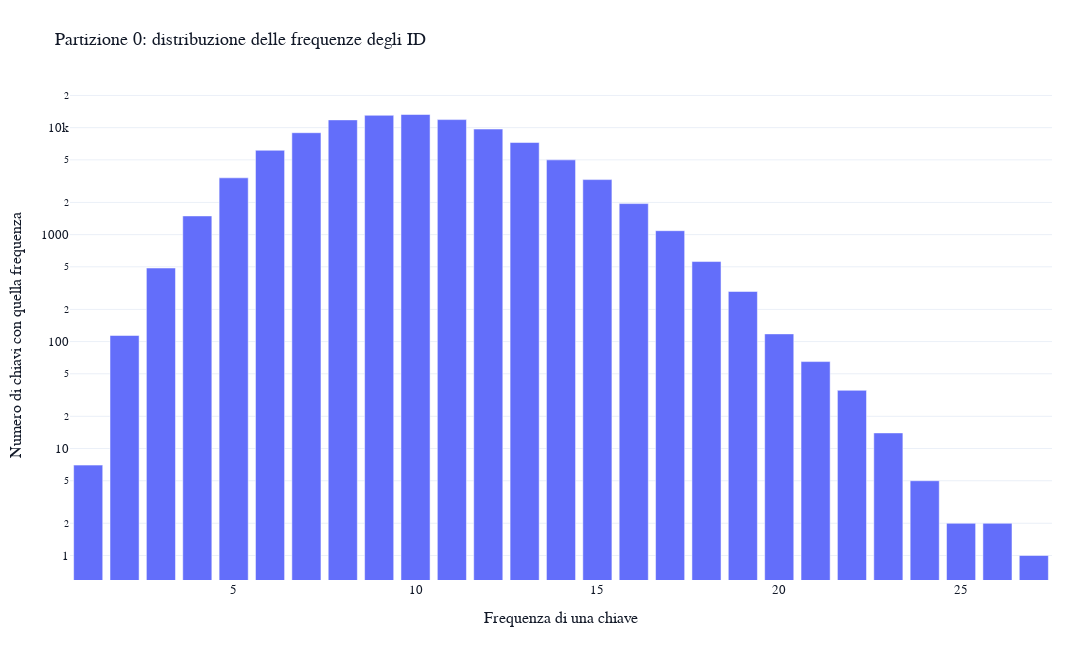

The notebook cell saved with this chart:
### Code cell
# Istogramma frequenze ID (partizione 0): quante chiavi appaiono 1 volta, 2 volte, ...
freq_hist = partition_frequency_histogram(DATASET_PATH, partition=0)
if not freq_hist.empty:
    fig = px.bar(
        freq_hist,
        x='frequency',
        y='id_count',
        title='Partizione 0: distribuzione delle frequenze degli ID',
    )
    fig.update_layout(**BASE_LAYOUT, width=1200, height=650)
    fig.update_xaxes(title='Frequenza di una chiave', fixedrange=False)
    fig.update_yaxes(title='Numero di chiavi con quella frequenza', type='log', fixedrange=False)
    fig.show(config=PLOT_CONFIG)
else:
    print('Nessun dato frequenze disponibile')

### Figure 1 — Plotly figure (JSON) as saved in the notebook; plotly's stock layout.template omitted (floating-point values rounded to 4 significant figures)
{"data": [{"hovertemplate": "frequency=%{x}<br>id_count=%{y}<extra></extra>", "legendgroup": "", "marker": {"color": "#636efa", "pattern": {"shape": ""}}, "name": "", "orientation": "v", "showlegend": false, "textposition": "auto", "type": "bar", "x": [1, 2, 3, 4, 5, 6, 7, 8, 9, 10, 11, 12, 13, 14, 15, 16, 17, 18, 19, 20, 21, 22, 23, 24, 25, 26, 27], "xaxis": "x", "y": [7, 114, 487, 1495, 3395, 6145, 8967, 11820, 13046, 13272, 11891, 9699, 7261, 4999, 3268, 1950, 1088, 560, 294, 118, 65, 35, 14, 5, 2, 2, 1], "yaxis": "y"}], "layout": {"barmode": "relative", "font": {"color": "#111827", "family": "Arial", "size": 13}, "height": 650, "legend": {"bgcolor": "rgba(255,255,255,0.9)", "bordercolor": "#D1D5DB", "borderwidth": 1, "itemclick": "toggleothers", "orientation": "h", "tracegroupgap": 0, "x": 0, "xanchor": "left", "y": 1.02, "yanchor": "bottom"}, "margin": {"b": 70, "l": 70, "r": 40, "t": 90}, "title": {"text": "Partizione 0: distribuzione delle frequenze degli ID"}, "width": 1200, "xaxis": {"anchor": "y", "domain": [0, 1], "fixedrange": false, "title": {"text": "Frequenza di una chiave"}}, "yaxis": {"anchor": "x", "domain": [0, 1], "fixedrange": false, "title": {"text": "Numero di chiavi con quella frequenza"}, "type": "log"}}}
